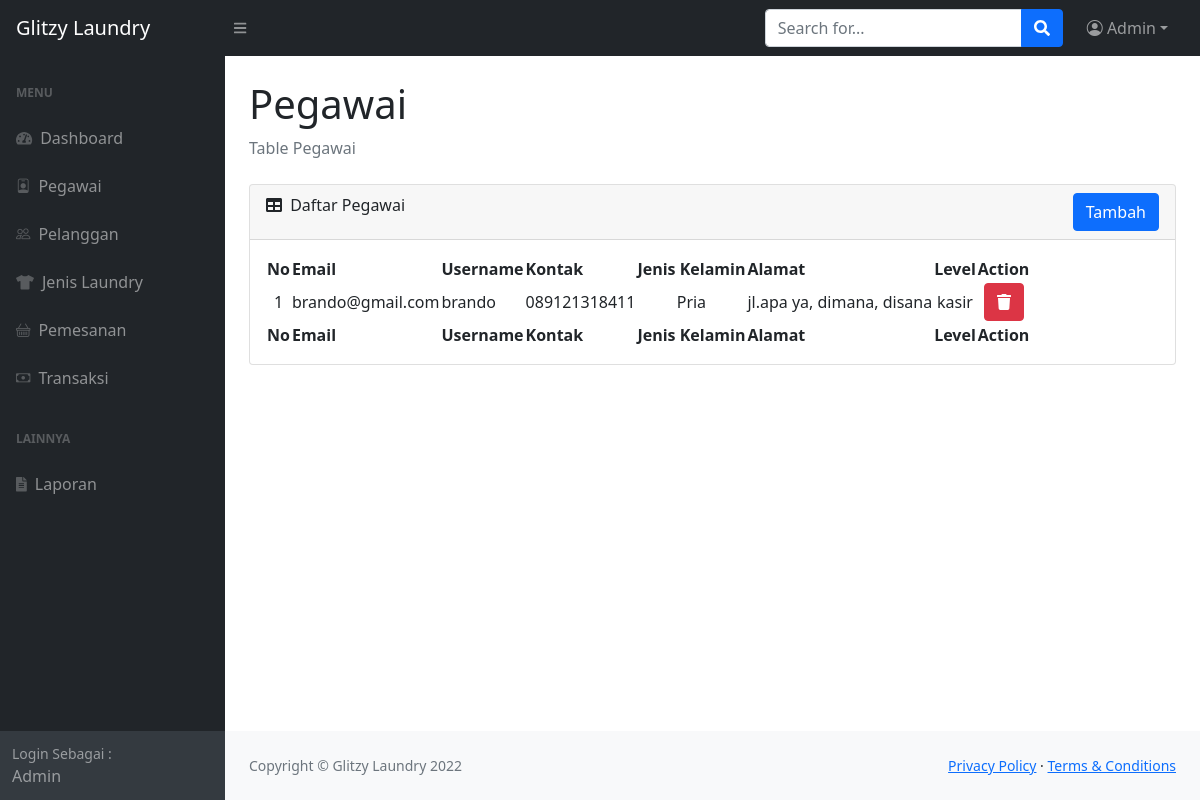
/pegawai.php (signed in), run on the app's committed database.
### tables this page shows
CREATE TABLE `pegawai` (
  `id_pegawai` int(11) NOT NULL,
  `id_users` int(11) NOT NULL
);

CREATE TABLE `users` (
  `id_users` int(11) NOT NULL,
  `email` varchar(50) NOT NULL,
  `username` varchar(50) NOT NULL,
  `password` varchar(50) NOT NULL,
  `kontak` varchar(15) NOT NULL,
  `jk` varchar(20) NOT NULL,
  `alamat` text NOT NULL,
  `level` varchar(20) NOT NULL
);

### pegawai.php (the view, shortened to what this page needs)
<?php
    include "include/connection.php";
    $query = "SELECT * FROM pegawai";
    $sql = mysqli_query($conn, $query);
?>
<!DOCTYPE html>
<html lang="en">
    <head>
        <link href="https://cdn.jsdelivr.net/npm/simple-datatables@latest/dist/style.css" rel="stylesheet" />
        <link href="https://cdn.jsdelivr.net/npm/bootstrap-icons@1.5.0/font/bootstrap-icons.css" rel="stylesheet" type="text/css" />
        <link href="css/dashboard.css" rel="stylesheet" />
    </head>
    <body class="sb-nav-fixed">
        <nav class="sb-topnav navbar navbar-expand navbar-dark bg-dark">
            <a class="navbar-brand ps-3" href="index.html">Glitzy Laundry</a>
            <button class="btn btn-link btn-sm order-1 order-lg-0 me-4 me-lg-0" id="sidebarToggle" href="#!"><i class="fas fa-bars"></i></button>
            <form class="d-none d-md-inline-block form-inline ms-auto me-0 me-md-3 my-2 my-md-0">
                <div class="input-group">
                    <input class="form-control" type="text" placeholder="Search for..." aria-label="Search for..." aria-describedby="btnNavbarSearch" />
                    <button class="btn btn-primary" id="btnNavbarSearch" type="button"><i class="fas fa-search"></i></button>
                </div>
            </form>
            <ul class="navbar-nav ms-auto ms-md-0 me-3 me-lg-4">
                <li class="nav-item dropdown">
                    <a class="nav-link dropdown-toggle" id="navbarDropdown" href="#" role="button" data-bs-toggle="dropdown" aria-expanded="false"><i class="bi-person-circle"></i> <?= $_SESSION['username']; ?></a>
                </li>
            </ul>
        </nav>
        <div id="layoutSidenav">
            <div id="layoutSidenav_nav">
            <nav class="sb-sidenav accordion sb-sidenav-dark" id="sidenavAccordion">
                    <div class="sb-sidenav-menu">
                        <?php if($_SESSION['level'] == 'admin'){ ?>
                        <div class="nav">
                            <div class="sb-sidenav-menu-heading">Menu</div>
                            <a class="nav-link" href="dashboard.php">
                                <div class="sb-nav-link-icon"><i class="fas fa-tachometer-alt"></i></div>
                                Dashboard
                            </a>
                            <a class="nav-link" href="pegawai.php">
                                <div class="sb-nav-link-icon"><i class="bi bi-person-badge"></i></div>
                                Pegawai
                            </a>
                            <a class="nav-link" href="pelanggan.php">
                                <div class="sb-nav-link-icon"><i class="bi bi-people"></i></div>
                                Pelanggan
                            </a>
                            <a class="nav-link" href="jenis_laundry.php">
                                <div class="sb-nav-link-icon"><i class="fas fa-tshirt"></i></div>
                                Jenis Laundry
                            </a>
                            <a class="nav-link" href="pemesanan.php">
                                <div class="sb-nav-link-icon"><i class="bi bi-basket"></i></div>
                                Pemesanan
                            </a>
                            <a class="nav-link" href="transaksi.php">
                                <div class="sb-nav-link-icon"><i class="bi bi-cash"></i></div>
                                Transaksi
                            </a>
                            <div class="sb-sidenav-menu-heading">Lainnya</div>
                            <a class="nav-link" href="laporan.php">
                                <div class="sb-nav-link-icon"><i class="fas fa-file-alt"></i></div>
                                Laporan
                            </a>
                        </div>
                        <?php } ?>
                    </div>
                    <div class="sb-sidenav-footer text-capitalize">
                        <div class="small">Login Sebagai :</div>
                        <?= $_SESSION['username']; ?>
                    </div>
                </nav>
            </div>
            <div id="layoutSidenav_content">
                <main>
                    <div class="container-fluid px-4">
                        <h1 class="mt-4">Pegawai</h1>
                        <ol class="breadcrumb mb-4">
                            <li class="breadcrumb-item active">Table Pegawai</li>
                        </ol>
                        <div class="card mb-4">
                            <div class="card-header d-flex">
                                <div style="margin-right:auto;">
                                    <i class="fa fa-table me-1"></i>
                                    Daftar Pegawai
                                </div>
                                <div>
                                    <a href="add_pegawai.php"><button class="btn btn-primary">Tambah</button></a>
                                </div>
                            </div>
                            <div class="card-body">
                                <table id="datatablesSimple">
                                    <thead>
                                        <tr>
                                            <th>No</th>
                                            <th>Email</th>
                                            <th>Username</th>
                                            <th>Kontak</th>
                                            <th>Jenis Kelamin</th>
                                            <th>Alamat</th>
                                            <th>Level</th>
                                            <th>Action</th>
                                        </tr>
                                    </thead>
                                    <tfoot>
                                        <tr>
                                            <th>No</th>
                                            <th>Email</th>
                                            <th>Username</th>
                                            <th>Kontak</th>
                                            <th>Jenis Kelamin</th>
                                            <th>Alamat</th>
                                            <th>Level</th>
                                            <th>Action</th>
                                        </tr>
                                    </tfoot>
                                    <tbody>
                                        <?php $i=1; while($data = mysqli_fetch_array($sql)){
                                            $id = $data['id_users'];
                                            $query2 = "SELECT * FROM users WHERE id_users = $id";
                                            $sql2 = mysqli_query($conn, $query2);
                                            $data2 = mysqli_fetch_array($sql2);
                                        ?>
                                        <tr>
                                            <td align="center"> <?= $i++?> </td>
                                            <td> <?= $data2['email']?> </td>
                                            <td> <?= $data2['username']?> </td>
                                            <td> <?= $data2['kontak']?> </td>
                                            <td align="center"> <?= $data2['jk']?> </td>
                                            <td> <?= $data2['alamat']?> </td>
                                            <td align="center"> <?= $data2['level']?> </td>
                                            <td align="center">
                                                    <a href="include/process/delete_pegawai.php?id_users=<?=$data2['id_users'];?>"><button class="btn btn-danger mx-1"><i class="fas fa-trash"></i></button></a>
                                            </td>
                                        </tr>
                                        <?php } ?>
                                    </tbody>
                                </table>
                            </div>
                        </div>
                    </div>
                </main>
                <footer class="py-4 bg-light mt-auto">
                    <div class="container-fluid px-4">
                        <div class="d-flex align-items-center justify-content-between small">
                            <div class="text-muted">Copyright &copy; Glitzy Laundry 2022</div>
                            <div>
                                <a href="#">Privacy Policy</a>
                                &middot;
                                <a href="#">Terms &amp; Conditions</a>
                            </div>
                        </div>
                    </div>
                </footer>
            </div>
        </div>
    </body>
</html>

### data on the page
pegawai: id_users.email "brando@gmail.com", id_users.username "brando", id_users.kontak "089121318411", id_users.jk "Pria", id_users.alamat "jl.apa ya, dimana, disana", id_users.level "kasir"

### other printed values
$_SESSION['username'] "Admin"
